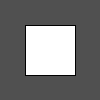
Frame 1 (no input)
Frame 60 (the mouse pressed at the canvas centre just before this capture): identical to frame 1, image omitted
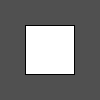
Frame 120 (the mouse held since frame 60 and released just before this capture)

The Processing sketch that drew these frames (run headless with seeded random() and noise(); from frame 60 on, the mouse is pressed at the canvas centre):

// Processing sketch: b_2_4
// ── b_2_4.pde
float x = 50;
void setup(){
  size(100,100);
}
void draw(){
  background(80);
  rectMode(CENTER);
  rect(50,50,x,x);
}
void keyPressed(){
  x++;
}
void mousePressed(){
  x--;
}
